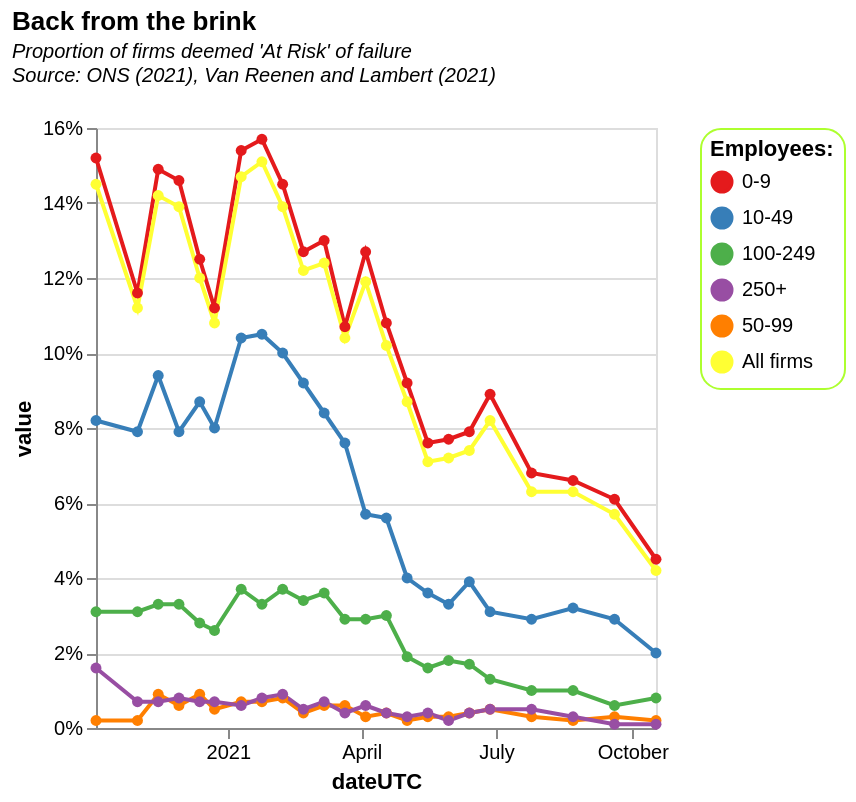

Source (Vega-Lite JSON):
### Vega-Lite specification from a JSON file in a GitHub repository (floating-point values rounded to 4 significant figures; data arrays with more than 128 entries replaced by an {"elided": "..."} marker saying what was removed)
{"$schema": "https://vega.github.io/schema/vega-lite/v5.json", "title": {"text": "Back from the brink", "subtitle": ["Proportion of firms deemed 'At Risk' of failure", "Source: ONS (2021), Van Reenen and Lambert (2021)", ""], "subtitleFontStyle": "italic", "subtitleFontSize": 10, "anchor": "start", "color": "black"}, "data": {"values": {"elided": "138 records"}, "format": {"parse": {"dateUTC": "date"}}}, "height": 300, "width": 280, "mark": {"type": "line", "point": true}, "encoding": {"x": {"field": "dateUTC", "type": "temporal", "axis": {"grid": false}}, "y": {"field": "value", "type": "quantitative", "axis": {"grid": true, "format": "%"}}, "color": {"field": "employees", "type": "nominal", "scale": {"scheme": "set1"}, "title": "Employees:", "legend": {"columns": 1, "fillColor": "white", "cornerRadius": 10, "padding": 5, "strokeColor": "greenyellow"}}, "opacity": {"value": 1}}}
